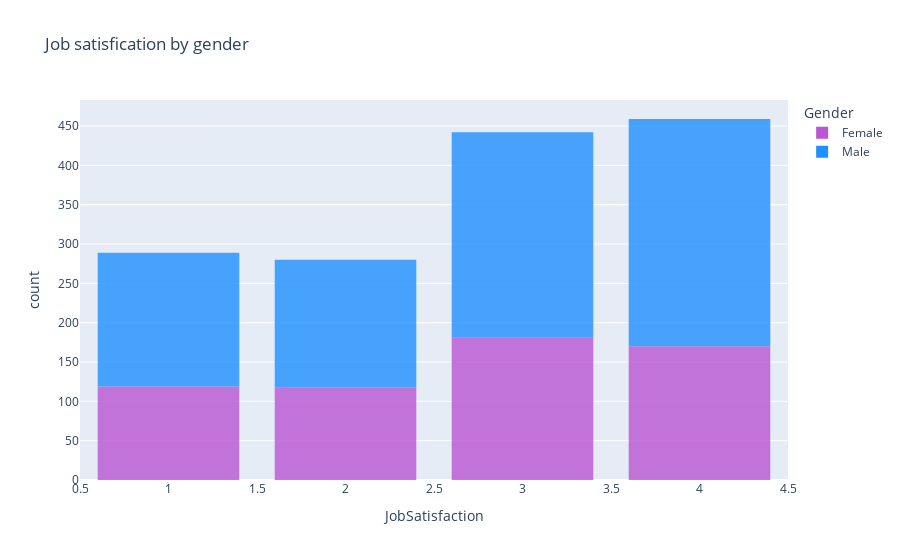

Notebook source saved alongside this figure:
### Markdown cell above
Here we can see that Managers have the highest salaries, and Sales Representatives the lowest salaries in average.

### Code cell
fig = px.histogram(df, x='JobSatisfaction', color='Gender', opacity=0.8,
                   title='Job satisfication by gender',
                   color_discrete_map={'Female':'mediumorchid', 'Male':'dodgerblue'})
fig.update_layout(bargap=0.2)
fig.show()

### Figure 1 — Plotly figure (JSON) as saved in the notebook; plotly's stock layout.template omitted (floating-point values rounded to 4 significant figures; data arrays with more than 128 entries replaced by an {"elided": "..."} marker saying what was removed)
{"data": [{"alignmentgroup": "True", "bingroup": "x", "hovertemplate": "Gender=Female<br>JobSatisfaction=%{x}<br>count=%{y}<extra></extra>", "legendgroup": "Female", "marker": {"color": "mediumorchid", "opacity": 0.8, "pattern": {"shape": ""}}, "name": "Female", "offsetgroup": "Female", "orientation": "v", "showlegend": true, "type": "histogram", "x": {"elided": "588 int values"}, "xaxis": "x", "yaxis": "y"}, {"alignmentgroup": "True", "bingroup": "x", "hovertemplate": "Gender=Male<br>JobSatisfaction=%{x}<br>count=%{y}<extra></extra>", "legendgroup": "Male", "marker": {"color": "dodgerblue", "opacity": 0.8, "pattern": {"shape": ""}}, "name": "Male", "offsetgroup": "Male", "orientation": "v", "showlegend": true, "type": "histogram", "x": {"elided": "882 int values"}, "xaxis": "x", "yaxis": "y"}], "layout": {"bargap": 0.2, "barmode": "relative", "legend": {"title": {"text": "Gender"}, "tracegroupgap": 0}, "title": {"text": "Job satisfication by gender"}, "xaxis": {"anchor": "y", "domain": [0, 1], "title": {"text": "JobSatisfaction"}}, "yaxis": {"anchor": "x", "domain": [0, 1], "title": {"text": "count"}}}}
